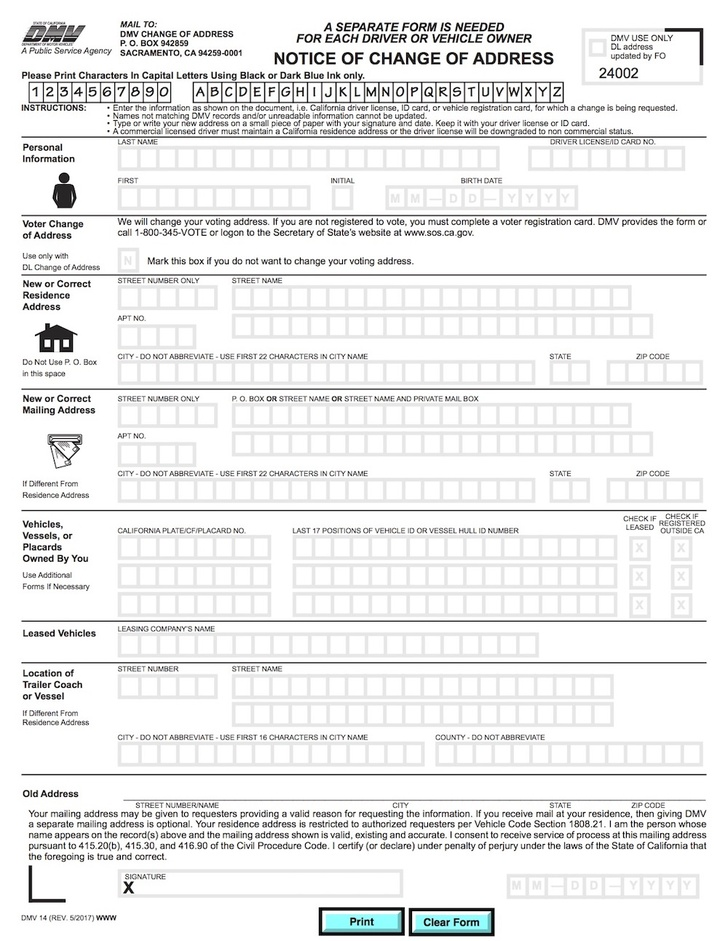
#> input picture Projects/Align/Images/form.jpg, 728 x 941 px, shrunk from 1000 x 1293 before the run
$ jupyter execute --allow-errors align.ipynb   (shell and % lines are left out)
#> lines starting #> are read from the running program, lines starting #| are printed output that depends on the picture
# Image alignment

-   **Theorie:** Homography

## Libraries

[cell 1]
import cv2
import numpy as np
import matplotlib.pyplot as plt
import sys

## Images dataset

[cell 2]
form = cv2.imread("./Images/form.jpg")
#> form is the input picture: shape (941, 728, 3); mean B, G, R 237.2, 237.3, 237
form = cv2.cvtColor(form, cv2.COLOR_BGR2RGB)
scanned_form = cv2.imread("./Images/scanned-form.jpg")
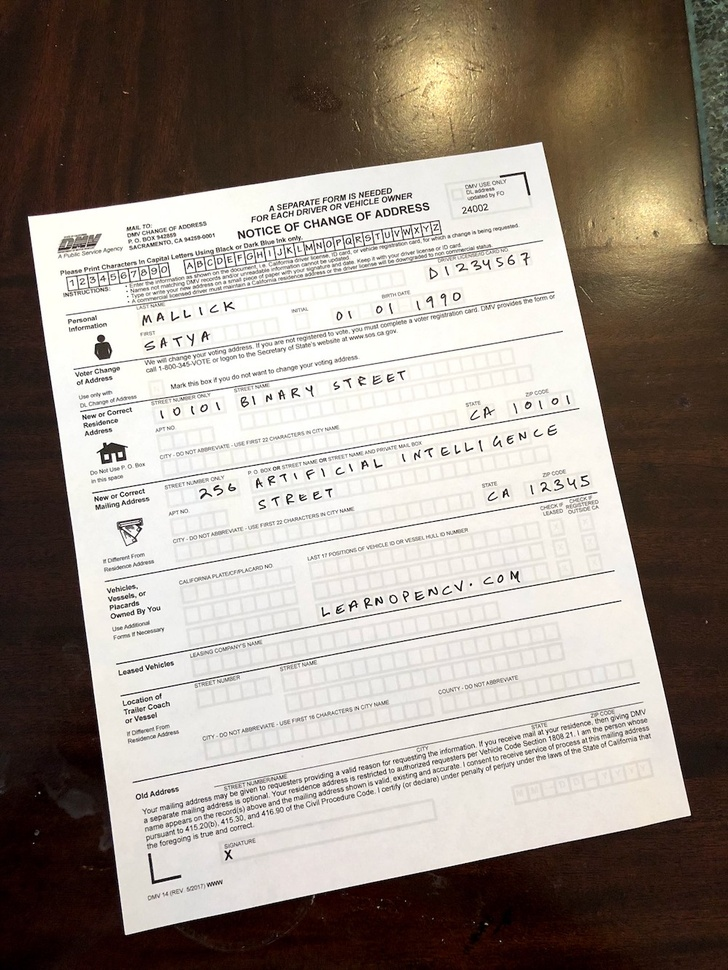
#> input picture Projects/Align/Images/scanned-form.jpg, 728 x 970 px, shrunk from 1000 x 1333 before the run
#> scanned_form is the input picture: shape (970, 728, 3); mean B, G, R 135.9, 144.8, 154.5
scanned_form = cv2.cvtColor(scanned_form, cv2.COLOR_BGR2RGB)

[cell 3]
def plotImages(imgArray, flag):
    plt.figure(figsize=(16,5))
    l = len(imgArray)
    for i in range(l):
        plt.subplot(1, l, i+1)
        if flag == 'gray':
            plt.imshow(imgArray[i], cmap='gray')
        else:
            plt.imshow(imgArray[i])
        plt.axis('off')
    plt.show()

#> (a cell that did not finish here is left out)

## Feature scanning

[cell 5]
# Images to grayscale
form_gray = cv2.cvtColor(form, cv2.COLOR_RGB2GRAY)
scanned_form_gray = cv2.cvtColor(scanned_form, cv2.COLOR_RGB2GRAY)
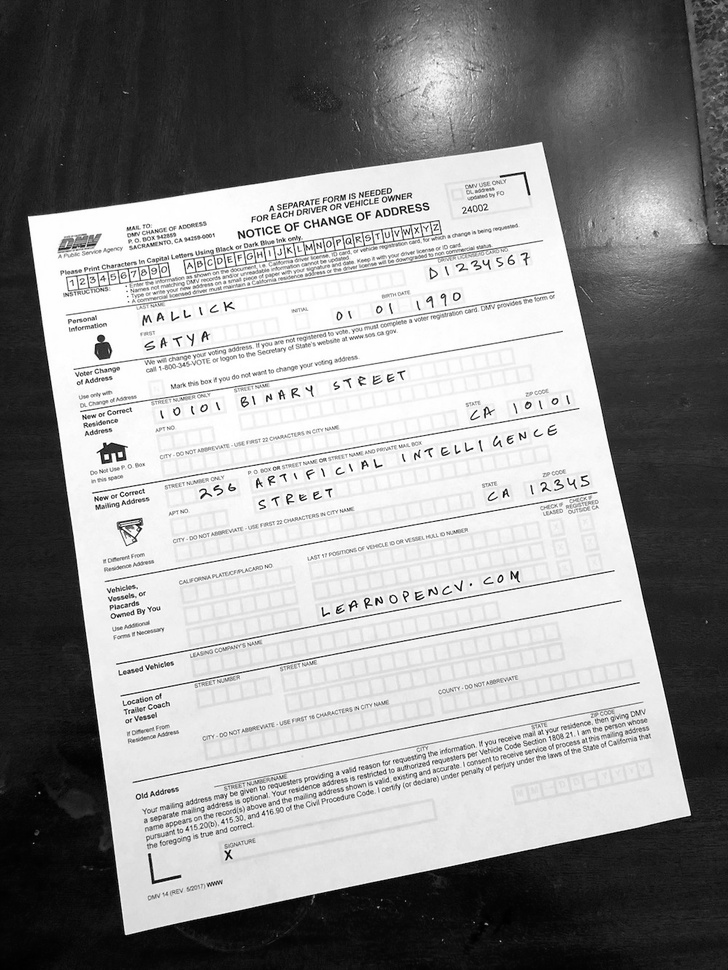
#> scanned_form_gray: shape (970, 728); min 0, max 255, mean 146.7

plotImages([form_gray, scanned_form_gray], "gray")
#> in plotImages, `l = len(imgArray)`: l = 2
#> in plotImages, `plt.show()`:
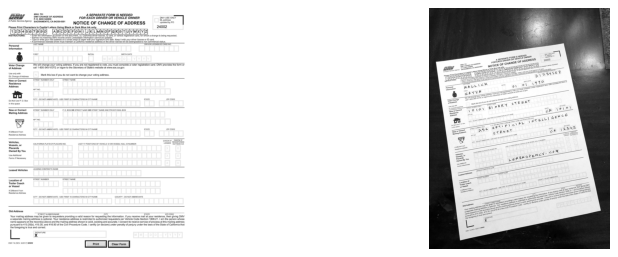
#> figure drawn by matplotlib, 2 panels

[cell 6]
MAX_FEATURES = 500
orb = cv2.ORB_create(MAX_FEATURES)
keyPoints1, descriptors1 = orb.detectAndCompute(form_gray, None) # Keypoints: Features associated with edges/corners described by the pixel coordinates, descriptors : signature for the keypoint (vector info about the keypoint entourage)
#> keyPoints1 = 500 keypoints; strongest (x, y, size): (360, 58, 31), (356, 53, 31), (292, 56, 37.2), (378, 61, 31)
keyPoints2, descriptors2 = orb.detectAndCompute(scanned_form_gray, None)
#> keyPoints2 = 500 keypoints; strongest (x, y, size): (429, 590, 31), (582, 477, 31), (353, 601, 31), (285, 226, 31)

form_display = cv2.drawKeypoints(form, keyPoints1, outImage=np.array([]), color=(255, 0, 0), flags=cv2.DRAW_MATCHES_FLAGS_DRAW_RICH_KEYPOINTS)
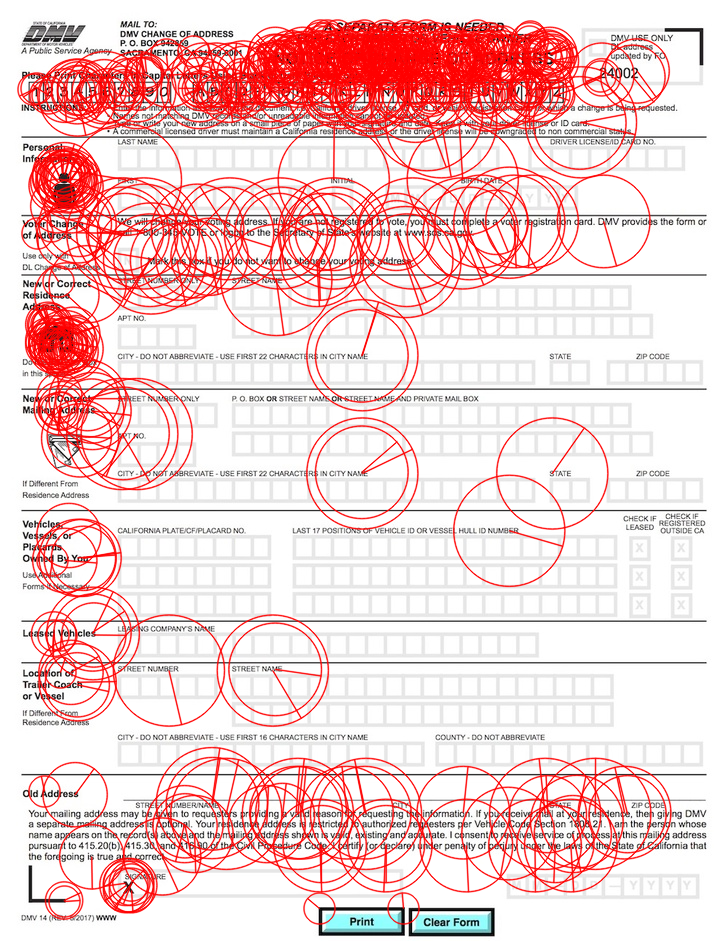
#> form_display: shape (941, 728, 3); mean R, G, B 241.1, 209.5, 209.5
scanned_form_display = cv2.drawKeypoints(scanned_form, keyPoints1, outImage=np.array([]), color=(255, 0, 0), flags=cv2.DRAW_MATCHES_FLAGS_DRAW_RICH_KEYPOINTS)
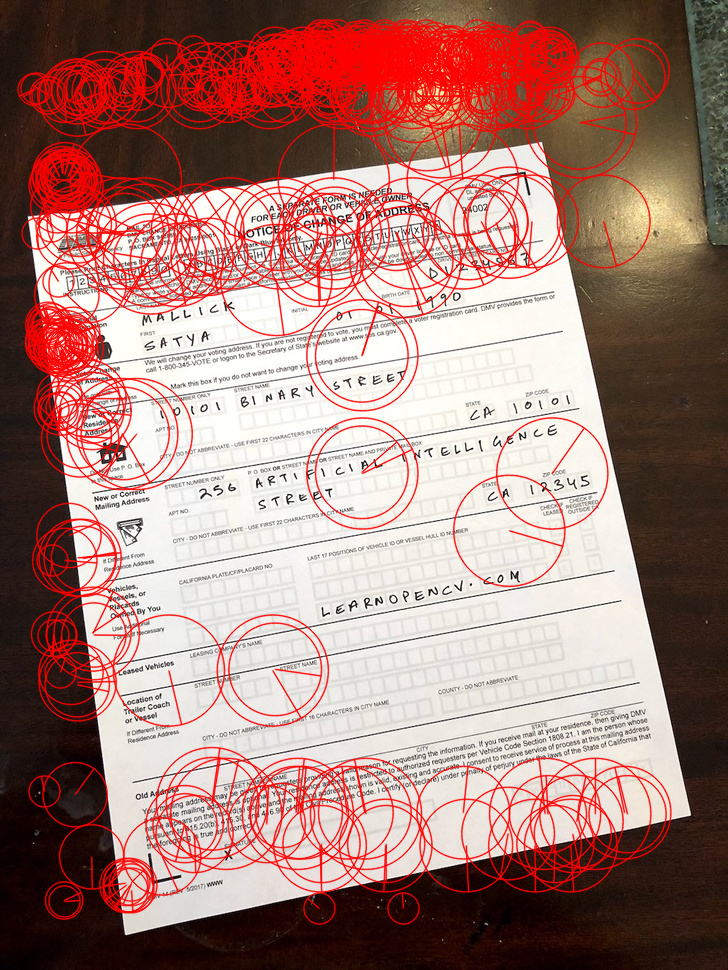
#> scanned_form_display: shape (970, 728, 3); mean R, G, B 167.2, 128, 120.7

#> (the rest of this cell did not finish here and is left out)

[cell 7]
# Matcher object creation
matcher = cv2.DescriptorMatcher_create(cv2.DESCRIPTOR_MATCHER_BRUTEFORCE_HAMMING)

matches = list(matcher.match(descriptors1, descriptors2, None))
#> matches = 500 matches

# Sort matches by score to get the best keypoints
matches.sort(key=lambda x: x.distance, reverse=False)

goodMatches = int(len(matches)*0.1)
#> goodMatches = 50
matches = matches[:goodMatches]
#> matches = 50 matches

img_matches = cv2.drawMatches(form, keyPoints1, scanned_form, keyPoints2, matches, None)
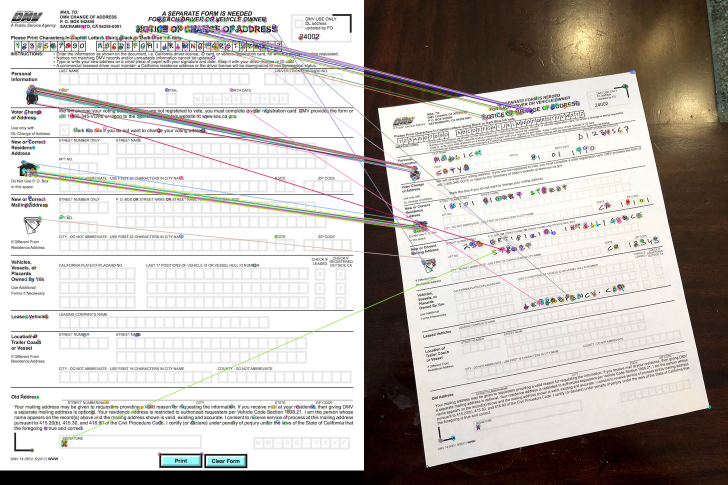
#> img_matches: shape (970, 1456, 3) (shown at 1/2 size); mean R, G, B 190.2, 185.2, 180.6
#> (the rest of this cell did not finish here and is left out)

[cell 8]
# Extract location of good matches (change the format to correspond to findHomography() requirement)
p1 = np.zeros((len(matches), 2), dtype=np.float32)
#> p1 = 50 pairs, first value 0 to 0, second value 0 to 0
p2 = np.zeros((len(matches), 2), dtype=np.float32)
#> p2 = 50 pairs, first value 0 to 0, second value 0 to 0

for i, match in enumerate(matches):
    p1[i, :] = keyPoints1[match.queryIdx].pt
    p2[i, :] = keyPoints2[match.trainIdx].pt
#> this loop made 50 passes
#> after the loop, p1 = 50 pairs, first value 47.52 to 551.5, second value 53.28 to 882.7; p2 = 50 pairs, first value 96 to 414.7, second value 218 to 605.5

# Homography
h, mask = cv2.findHomography(p2, p1, cv2.RANSAC)
#> h = [[1.4, -0.202, -5.28], [0.223, 1.54, -354.2], [-0.000104, 0.000204, 1]]; mask = 50 values, max 1 at index 0, min 0 at index 13, mean 0.62

# Image warping
height, width, channels = form.shape
#> height = 941; width = 728; channels = 3
scanned_form_reg = cv2.warpPerspective(scanned_form, h, (width, height))
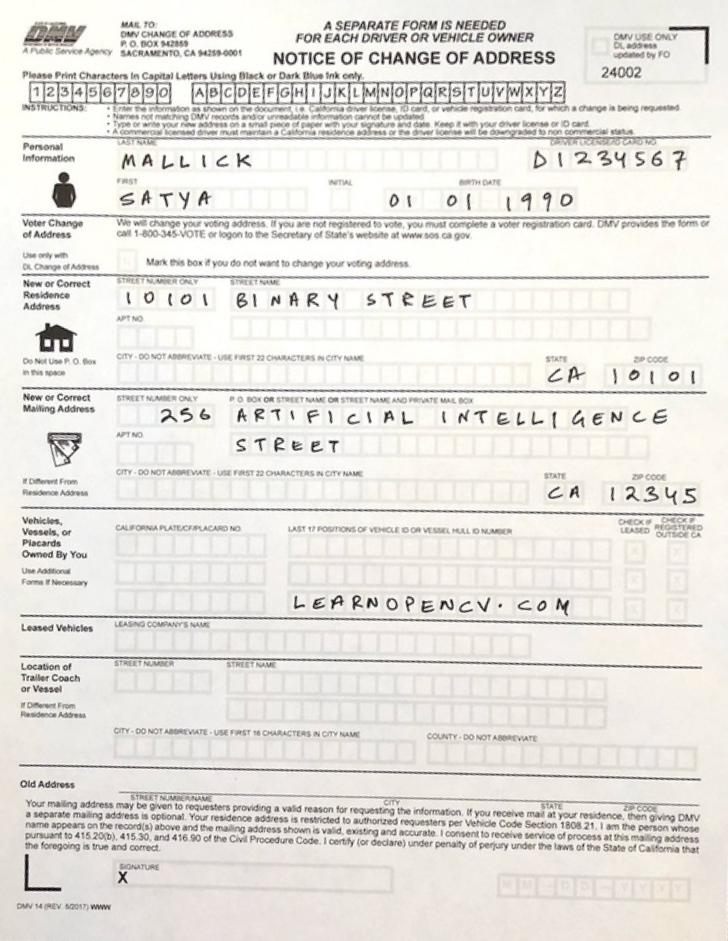
#> scanned_form_reg: shape (941, 728, 3); mean R, G, B 230.6, 227.9, 222.9

#> (the rest of this cell did not finish here and is left out)
